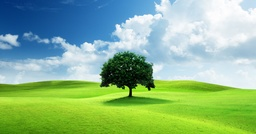
#> input picture nature.jpg, 256 x 134 px, shrunk from 1200 x 630 before the run
$ python SDES.py
#> lines starting #> are read from the running program, lines starting #| are printed output that depends on the picture
import hashlib
import numpy as np
from PIL import Image


def permute(bits, perm):
    return [bits[i] for i in perm]


def left_shift(bits, shifts):
    return bits[shifts:] + bits[:shifts]


def s_box_lookup(s_box, row, col):
    return s_box[row][col]


def xor(bits1, bits2):
    return [b1 ^ b2 for b1, b2 in zip(bits1, bits2)]


def to_bits(string):
    return [int(bit) for char in string for bit in f"{ord(char):08b}"]


def from_bits(bits):
    return "".join(
        chr(int("".join(map(str, bits[i : i + 8])), 2)) for i in range(0, len(bits), 8)
    )


# Permutation and S-Box Tables
IP = [1, 5, 2, 0, 3, 7, 4, 6]
IP1 = [3, 0, 2, 4, 6, 1, 7, 5]
EP = [3, 0, 1, 2, 1, 2, 3, 0]

S0 = [[1, 0, 3, 2], [3, 2, 1, 0], [0, 2, 1, 3], [3, 1, 3, 2]]
S1 = [[0, 1, 2, 3], [2, 0, 1, 3], [3, 0, 1, 0], [2, 1, 0, 3]]

P4 = [1, 3, 2, 0]


def f_function(right, key):
    expanded_right = permute(right, EP)
    xor_result = xor(expanded_right, key)

    left_sbox = xor_result[:4]
    right_sbox = xor_result[4:]

    row_s0 = (left_sbox[0] << 1) | left_sbox[3]
    col_s0 = (left_sbox[1] << 1) | left_sbox[2]
    s0_result = s_box_lookup(S0, row_s0, col_s0)

    row_s1 = (right_sbox[0] << 1) | right_sbox[3]
    col_s1 = (right_sbox[1] << 1) | right_sbox[2]
    s1_result = s_box_lookup(S1, row_s1, col_s1)

    sbox_output = [
        (s0_result >> 1) & 1,
        s0_result & 1,
        (s1_result >> 1) & 1,
        s1_result & 1,
    ]
    permuted_output = permute(sbox_output, P4)

    return permuted_output


def encrypt_block(block, k1, k2):
    block = [int(b) for b in block]
    block = permute(block, IP)

    left, right = block[:4], block[4:]

    f_result = f_function(right, k1)
    left = xor(left, f_result)

    left, right = right, left

    f_result = f_function(right, k2)
    left = xor(left, f_result)

    combined = left + right
    ciphertext = permute(combined, IP1)

    return "".join(map(str, ciphertext))


def sdes_key_generation(key_10bit):
    P10 = [2, 4, 1, 6, 3, 9, 0, 8, 7, 5]
    P8 = [5, 2, 6, 3, 7, 4, 9, 8]

    permuted_key = permute([int(b) for b in key_10bit], P10)
    left_half, right_half = permuted_key[:5], permuted_key[5:]

    left_half = left_shift(left_half, 1)
    right_half = left_shift(right_half, 1)
    key1 = permute(left_half + right_half, P8)

    left_half = left_shift(left_half, 2)
    right_half = left_shift(right_half, 2)
    key2 = permute(left_half + right_half, P8)

    return key1, key2


def encrypt_text(text, key_10bit):
    key1, key2 = sdes_key_generation(key_10bit)

    blocks = [text[i : i + 8] for i in range(0, len(text), 8)]
    encrypted_blocks = [encrypt_block(block, key1, key2) for block in blocks]

    return from_bits([int(b) for block in encrypted_blocks for b in block])


def decrypt_block(block, k1, k2):
    # Convert block to list of bits
    block = [int(b) for b in block]
    # Apply Initial Permutation (IP)
    block = permute(block, IP)

    # Split into left and right halves
    left, right = block[:4], block[4:]

    # Apply Feistel function with key k2
    f_result = f_function(right, k2)
    left = xor(left, f_result)

    # Swap left and right
    left, right = right, left

    # Apply Feistel function with key k1
    f_result = f_function(right, k1)
    left = xor(left, f_result)

    # Combine halves
    combined = left + right
    # Apply Inverse Permutation (IP1)
    plaintext_bits = permute(combined, IP1)

    return "".join(map(str, plaintext_bits))


def decrypt_text(encrypted_text, key_10bit):
    key1, key2 = sdes_key_generation(key_10bit)

    # Ensure encrypted text is in bits
    encrypted_bits = to_bits(encrypted_text)

    # Split into 8-bit blocks
    blocks = [encrypted_bits[i : i + 8] for i in range(0, len(encrypted_bits), 8)]
    decrypted_blocks = [decrypt_block(block, key1, key2) for block in blocks]

    return from_bits([int(b) for block in decrypted_blocks for b in block])


def image_to_text(image_path):
    # Open the image and convert to grayscale
#> called with image_path = 'nature.jpg'
    image = Image.open(image_path).convert("L")  # 'L' mode converts to grayscale
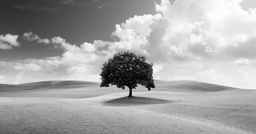
#> image: PIL image 256x134 L; min 2, max 255, mean 165.3

    # Convert image to numpy array
    image_array = np.array(image)

    # Flatten the array into a 1D array of pixel values
    flattened_array = image_array.flatten()

    # Convert the array into a text string
    text = "".join(chr(pixel) for pixel in flattened_array)

    return text, image_array.shape


def text_to_image(text, shape, output_path):
    # Convert text back to pixel values
    pixel_values = [ord(char) for char in text]

    # Ensure the pixel values match the shape of the original image
    if len(pixel_values) != np.prod(shape):
        raise ValueError("Text length does not match the size of the original image.")

    # Reshape the pixel values to the original shape
    image_array = np.array(pixel_values).reshape(shape)

    # Create an image from the pixel values
    image = Image.fromarray(image_array.astype(np.uint8))

    # Save or show the image
    image.save(output_path)
    print(f"Image saved to {output_path}")

# Example usage
key_10bit = "1010000010"  # Example 10-bit key
# text = hashlib.sha256(input("Enter Input: ").encode()).hexdigest()

img = image_to_text("nature.jpg")


binary_text = to_bits(img[0])
#> binary_text = 274432 items
encrypted_text = encrypt_text(binary_text, key_10bit)
#> in encrypt_text, `blocks = [text[i : i + 8] for i in range(0, len(text), 8)]`: blocks = 34304 items
text_to_image(encrypted_text,img[1],"SDES_encrypted.jpg")
#> in text_to_image, `image = Image.fromarray(image_array.astype(np.uint8))`:
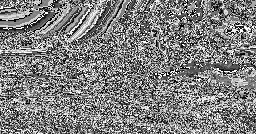
#> image: PIL image 256x134 L; min 0, max 255, mean 127.2

decrypted_text = decrypt_text(encrypted_text, key_10bit)
text_to_image(decrypted_text,img[1],"SDES_decrypted.jpg")

$ run again, with decrypted.jpg copied over nature.jpg
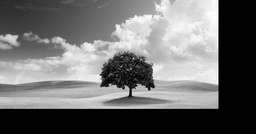
#> input picture decrypted.jpg, 256 x 134 px, shrunk from 1200 x 630 before the run
#> in image_to_text, image is the input picture: PIL image 256x134 L; min 0, max 255, mean 110
#> binary_text = 274432 items
#> blocks = 34304 items
#> in text_to_image, `image = Image.fromarray(image_array.astype(np.uint8))`:
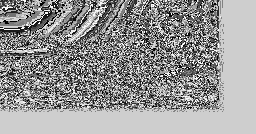
#> image: PIL image 256x134 L; min 0, max 255, mean 150.6

$ run again, with encrypted.jpg copied over nature.jpg
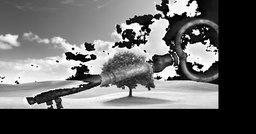
#> input picture encrypted.jpg, 256 x 134 px, shrunk from 1200 x 630 before the run
#> in image_to_text, image is the input picture: PIL image 256x134 L; min 0, max 255, mean 100.2
#> binary_text = 274432 items
#> blocks = 34304 items
#> in text_to_image, `image = Image.fromarray(image_array.astype(np.uint8))`:
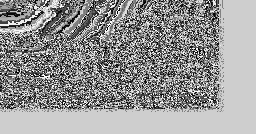
#> image: PIL image 256x134 L; min 0, max 255, mean 149.6
